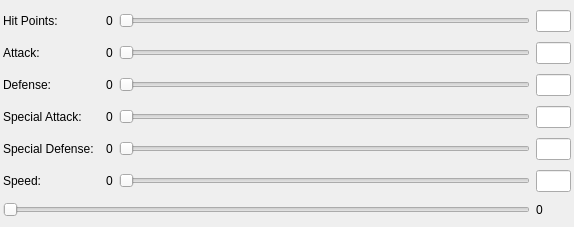
<?xml version="1.0" encoding="UTF-8"?>
<ui version="4.0">
 <class>EvBox</class>
 <widget class="QWidget" name="EvBox">
  <property name="geometry">
   <rect>
    <x>0</x>
    <y>0</y>
    <width>574</width>
    <height>227</height>
   </rect>
  </property>
  <property name="windowTitle">
   <string>Form</string>
  </property>
  <layout class="QGridLayout" name="gridLayout">
   <property name="verticalSpacing">
    <number>3</number>
   </property>
   <property name="margin">
    <number>3</number>
   </property>
   <item row="0" column="0">
    <widget class="QLabel" name="hpdesc">
     <property name="text">
      <string>Hit Points:</string>
     </property>
    </widget>
   </item>
   <item row="0" column="2">
    <widget class="QLabel" name="hplabel">
     <property name="text">
      <string>0</string>
     </property>
    </widget>
   </item>
   <item row="0" column="3">
    <widget class="QSlider" name="hpslider">
     <property name="maximum">
      <number>252</number>
     </property>
     <property name="singleStep">
      <number>4</number>
     </property>
     <property name="pageStep">
      <number>40</number>
     </property>
     <property name="orientation">
      <enum>Qt::Horizontal</enum>
     </property>
    </widget>
   </item>
   <item row="1" column="0">
    <widget class="QLabel" name="atkdesc">
     <property name="text">
      <string>Attack:</string>
     </property>
    </widget>
   </item>
   <item row="1" column="2">
    <widget class="QLabel" name="atklabel">
     <property name="text">
      <string>0</string>
     </property>
    </widget>
   </item>
   <item row="1" column="3">
    <widget class="QSlider" name="atkslider">
     <property name="maximum">
      <number>252</number>
     </property>
     <property name="singleStep">
      <number>4</number>
     </property>
     <property name="pageStep">
      <number>40</number>
     </property>
     <property name="orientation">
      <enum>Qt::Horizontal</enum>
     </property>
    </widget>
   </item>
   <item row="1" column="4">
    <widget class="QLineEdit" name="atkedit">
     <property name="maximumSize">
      <size>
       <width>35</width>
       <height>16777215</height>
      </size>
     </property>
    </widget>
   </item>
   <item row="2" column="0">
    <widget class="QLabel" name="defdesc">
     <property name="text">
      <string>Defense:</string>
     </property>
    </widget>
   </item>
   <item row="2" column="2">
    <widget class="QLabel" name="deflabel">
     <property name="text">
      <string>0</string>
     </property>
    </widget>
   </item>
   <item row="2" column="3">
    <widget class="QSlider" name="defslider">
     <property name="maximum">
      <number>252</number>
     </property>
     <property name="singleStep">
      <number>4</number>
     </property>
     <property name="pageStep">
      <number>40</number>
     </property>
     <property name="orientation">
      <enum>Qt::Horizontal</enum>
     </property>
    </widget>
   </item>
   <item row="2" column="4">
    <widget class="QLineEdit" name="defedit">
     <property name="maximumSize">
      <size>
       <width>35</width>
       <height>16777215</height>
      </size>
     </property>
    </widget>
   </item>
   <item row="3" column="0">
    <widget class="QLabel" name="satkdesc">
     <property name="text">
      <string>Special Attack:</string>
     </property>
    </widget>
   </item>
   <item row="3" column="2">
    <widget class="QLabel" name="satklabel">
     <property name="text">
      <string>0</string>
     </property>
    </widget>
   </item>
   <item row="3" column="3">
    <widget class="QSlider" name="satkslider">
     <property name="maximum">
      <number>252</number>
     </property>
     <property name="singleStep">
      <number>4</number>
     </property>
     <property name="pageStep">
      <number>40</number>
     </property>
     <property name="orientation">
      <enum>Qt::Horizontal</enum>
     </property>
    </widget>
   </item>
   <item row="3" column="4">
    <widget class="QLineEdit" name="satkedit">
     <property name="maximumSize">
      <size>
       <width>35</width>
       <height>16777215</height>
      </size>
     </property>
    </widget>
   </item>
   <item row="8" column="0" colspan="4">
    <widget class="QSlider" name="totalslider">
     <property name="enabled">
      <bool>false</bool>
     </property>
     <property name="maximum">
      <number>508</number>
     </property>
     <property name="orientation">
      <enum>Qt::Horizontal</enum>
     </property>
    </widget>
   </item>
   <item row="8" column="4">
    <widget class="QLabel" name="totallabel">
     <property name="text">
      <string>0</string>
     </property>
    </widget>
   </item>
   <item row="4" column="3">
    <widget class="QSlider" name="sdefslider">
     <property name="maximum">
      <number>252</number>
     </property>
     <property name="singleStep">
      <number>4</number>
     </property>
     <property name="pageStep">
      <number>40</number>
     </property>
     <property name="orientation">
      <enum>Qt::Horizontal</enum>
     </property>
    </widget>
   </item>
   <item row="4" column="4">
    <widget class="QLineEdit" name="sdefedit">
     <property name="maximumSize">
      <size>
       <width>35</width>
       <height>16777215</height>
      </size>
     </property>
    </widget>
   </item>
   <item row="4" column="2">
    <widget class="QLabel" name="sdeflabel">
     <property name="text">
      <string>0</string>
     </property>
    </widget>
   </item>
   <item row="4" column="0">
    <widget class="QLabel" name="sdefdesc">
     <property name="text">
      <string>Special Defense:</string>
     </property>
    </widget>
   </item>
   <item row="6" column="0">
    <widget class="QLabel" name="speeddesc">
     <property name="text">
      <string>Speed:</string>
     </property>
    </widget>
   </item>
   <item row="6" column="2">
    <widget class="QLabel" name="speedlabel">
     <property name="text">
      <string>0</string>
     </property>
    </widget>
   </item>
   <item row="6" column="3">
    <widget class="QSlider" name="speedslider">
     <property name="maximum">
      <number>252</number>
     </property>
     <property name="singleStep">
      <number>4</number>
     </property>
     <property name="pageStep">
      <number>40</number>
     </property>
     <property name="orientation">
      <enum>Qt::Horizontal</enum>
     </property>
    </widget>
   </item>
   <item row="6" column="4">
    <widget class="QLineEdit" name="speededit">
     <property name="maximumSize">
      <size>
       <width>35</width>
       <height>16777215</height>
      </size>
     </property>
    </widget>
   </item>
   <item row="0" column="4">
    <widget class="QLineEdit" name="hpedit">
     <property name="maximumSize">
      <size>
       <width>35</width>
       <height>16777215</height>
      </size>
     </property>
    </widget>
   </item>
   <item row="1" column="1">
    <widget class="QImageButtonLR" name="atkboost" native="true"/>
   </item>
   <item row="2" column="1">
    <widget class="QImageButtonLR" name="defboost" native="true"/>
   </item>
   <item row="3" column="1">
    <widget class="QImageButtonLR" name="satkboost" native="true"/>
   </item>
   <item row="4" column="1">
    <widget class="QImageButtonLR" name="sdefboost" native="true"/>
   </item>
   <item row="6" column="1">
    <widget class="QImageButtonLR" name="speedboost" native="true"/>
   </item>
   <item row="0" column="1">
    <widget class="QImageButtonLR" name="hpboost" native="true">
     <property name="enabled">
      <bool>false</bool>
     </property>
    </widget>
   </item>
  </layout>
 </widget>
 <customwidgets>
  <customwidget>
   <class>QImageButtonLR</class>
   <extends>QWidget</extends>
   <header>../Utilities/qimagebuttonlr.h</header>
   <container>1</container>
  </customwidget>
 </customwidgets>
 <resources/>
 <connections/>
</ui>
